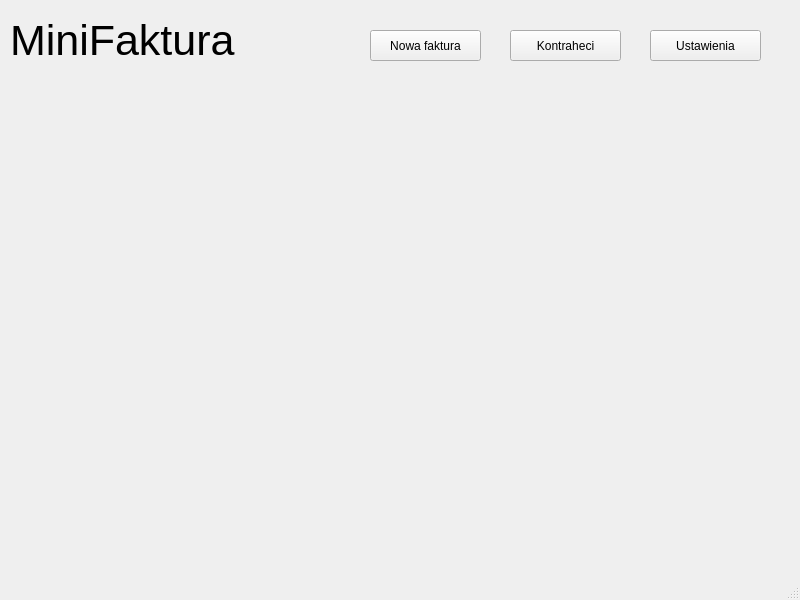
<?xml version="1.0" encoding="UTF-8"?>
<ui version="4.0">
 <class>MainWindow</class>
 <widget class="QMainWindow" name="MainWindow">
  <property name="geometry">
   <rect>
    <x>0</x>
    <y>0</y>
    <width>800</width>
    <height>600</height>
   </rect>
  </property>
  <property name="windowTitle">
   <string>MainWindow</string>
  </property>
  <widget class="QWidget" name="centralwidget">
   <widget class="QLabel" name="label">
    <property name="geometry">
     <rect>
      <x>10</x>
      <y>10</y>
      <width>231</width>
      <height>61</height>
     </rect>
    </property>
    <property name="font">
     <font>
      <pointsize>32</pointsize>
     </font>
    </property>
    <property name="text">
     <string>MiniFaktura</string>
    </property>
   </widget>
   <widget class="QPushButton" name="newInvoiceButton">
    <property name="geometry">
     <rect>
      <x>370</x>
      <y>30</y>
      <width>111</width>
      <height>31</height>
     </rect>
    </property>
    <property name="text">
     <string>Nowa faktura</string>
    </property>
   </widget>
   <widget class="QPushButton" name="settingButton">
    <property name="geometry">
     <rect>
      <x>650</x>
      <y>30</y>
      <width>111</width>
      <height>31</height>
     </rect>
    </property>
    <property name="text">
     <string>Ustawienia</string>
    </property>
   </widget>
   <widget class="QPushButton" name="clientButton">
    <property name="geometry">
     <rect>
      <x>510</x>
      <y>30</y>
      <width>111</width>
      <height>31</height>
     </rect>
    </property>
    <property name="text">
     <string>Kontraheci</string>
    </property>
   </widget>
  </widget>
  <widget class="QMenuBar" name="menubar">
   <property name="geometry">
    <rect>
     <x>0</x>
     <y>0</y>
     <width>800</width>
     <height>22</height>
    </rect>
   </property>
  </widget>
  <widget class="QStatusBar" name="statusbar"/>
 </widget>
 <resources/>
 <connections/>
</ui>
